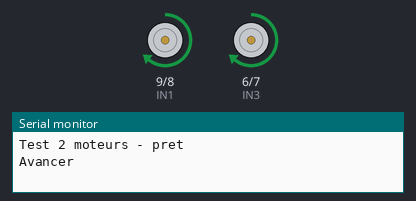
A sketch run on a simulated Arduino Uno, built with avr-gcc and run on an emulated ATmega328P. Parts: motor-driver pin pairs drawn as motors (green arrow = first pin HIGH = forward, orange = second pin HIGH = backward, longer = more drive, scaled by the enable pin), the last lines printed to the serial monitor.

Above: at 3.0 s.
At 6.0 s:
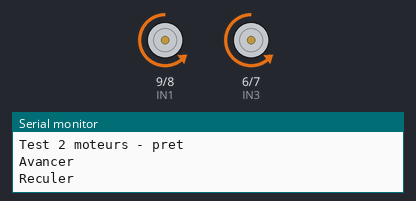
At 8.7 s:
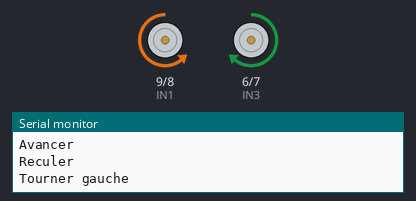
At 16.5 s:
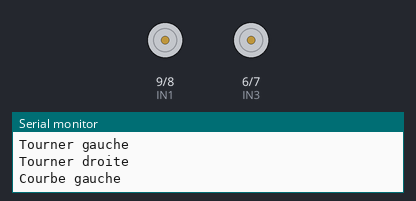
Timing chart, 0 to 20.4 s (numbered marks = the images above):
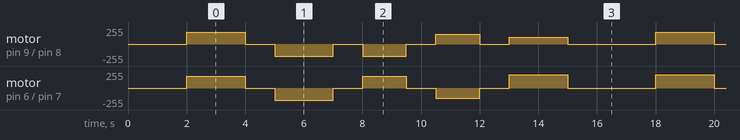

The sketch:

test_2moteurs.ino
```cpp
// Test Phase 2 - Deux moteurs via L298N
// Moteur gauche : ENA=10 (PWM), IN1=9, IN2=8
// Moteur droit  : ENB=5  (PWM), IN3=6, IN4=7

#define ENA 10
#define IN1 9
#define IN2 8

#define ENB 5
#define IN3 6
#define IN4 7

void setup() {
  pinMode(ENA, OUTPUT);
  pinMode(IN1, OUTPUT);
  pinMode(IN2, OUTPUT);
  pinMode(ENB, OUTPUT);
  pinMode(IN3, OUTPUT);
  pinMode(IN4, OUTPUT);
  Serial.begin(9600);
  Serial.println("Test 2 moteurs - pret");
  delay(2000);
}

void moteurGauche(int vitesse, bool avant) {
  digitalWrite(IN1, avant ? HIGH : LOW);
  digitalWrite(IN2, avant ? LOW : HIGH);
  analogWrite(ENA, vitesse);
}

void moteurDroit(int vitesse, bool avant) {
  digitalWrite(IN3, avant ? HIGH : LOW);
  digitalWrite(IN4, avant ? LOW : HIGH);
  analogWrite(ENB, vitesse);
}

void stopMoteurs() {
  analogWrite(ENA, 0);
  analogWrite(ENB, 0);
  digitalWrite(IN1, LOW);
  digitalWrite(IN2, LOW);
  digitalWrite(IN3, LOW);
  digitalWrite(IN4, LOW);
}

void loop() {
  // Avancer tout droit
  Serial.println("Avancer");
  moteurGauche(180, true);
  moteurDroit(180, true);
  delay(2000);

  stopMoteurs();
  delay(1000);

  // Reculer
  Serial.println("Reculer");
  moteurGauche(180, false);
  moteurDroit(180, false);
  delay(2000);

  stopMoteurs();
  delay(1000);

  // Tourner a gauche (droit avance, gauche recule)
  Serial.println("Tourner gauche");
  moteurGauche(150, false);
  moteurDroit(150, true);
  delay(1500);

  stopMoteurs();
  delay(1000);

  // Tourner a droite (gauche avance, droit recule)
  Serial.println("Tourner droite");
  moteurGauche(150, true);
  moteurDroit(150, false);
  delay(1500);

  stopMoteurs();
  delay(1000);

  // Courbe douce a gauche (droit plus vite)
  Serial.println("Courbe gauche");
  moteurGauche(100, true);
  moteurDroit(200, true);
  delay(2000);

  stopMoteurs();
  delay(3000);

  Serial.println("--- Cycle termine ---");
}
```

Measured:
- by itself, motor on pin 9 (IN1) / pin 8 (IN2): stopped → forward 180/255 at 2.0 s, → stopped 2.0 s later, → backward 180/255 1.0 s later, → stopped 2.0 s later, … (24 changes in this stretch)
- by itself, motor on pin 6 (IN3) / pin 7 (IN4): repeats every 16.0 s: stopped 1.0 s, backward 180/255 2.0 s, stopped 1.0 s, forward 180/255 1.5 s, stopped 1.0 s, backward 150/255 1.5 s, stopped 1.0 s, forward 200/255 2.0 s, stopped 3.0 s, forward 200/255 2.0 s
